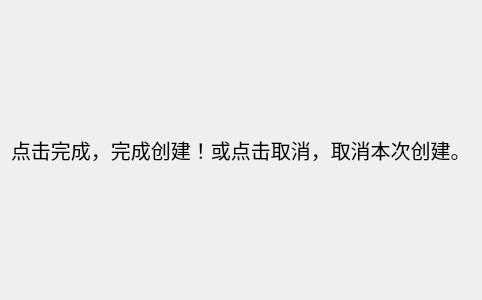
<?xml version="1.0" encoding="UTF-8"?>
<ui version="4.0">
 <class>conFirmPage</class>
 <widget class="QWizardPage" name="conFirmPage">
  <property name="geometry">
   <rect>
    <x>0</x>
    <y>0</y>
    <width>400</width>
    <height>300</height>
   </rect>
  </property>
  <property name="windowTitle">
   <string>WizardPage</string>
  </property>
  <layout class="QGridLayout" name="gridLayout">
   <item row="0" column="0">
    <layout class="QVBoxLayout" name="verticalLayout">
     <item>
      <widget class="QLabel" name="label">
       <property name="font">
        <font>
         <pointsize>15</pointsize>
        </font>
       </property>
       <property name="text">
        <string>点击完成，完成创建！或点击取消，取消本次创建。</string>
       </property>
      </widget>
     </item>
    </layout>
   </item>
  </layout>
 </widget>
 <resources/>
 <connections/>
</ui>
